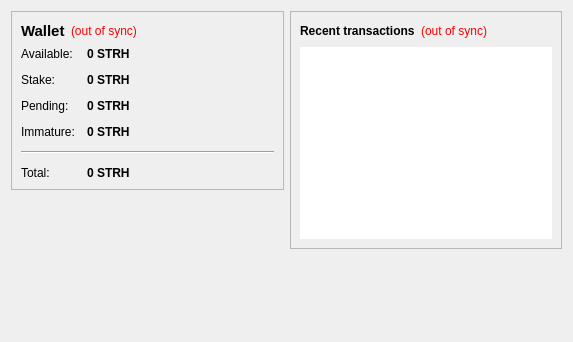
<?xml version="1.0" encoding="UTF-8"?>
<ui version="4.0">
 <class>OverviewPage</class>
 <widget class="QWidget" name="OverviewPage">
  <property name="geometry">
   <rect>
    <x>0</x>
    <y>0</y>
    <width>573</width>
    <height>342</height>
   </rect>
  </property>
  <property name="windowTitle">
   <string>Form</string>
  </property>
  <property name="styleSheet">
   <string notr="true">color: rgb(0, 0, 0);</string>
  </property>
  <layout class="QHBoxLayout" name="horizontalLayout" stretch="1,1">
   <item>
    <layout class="QVBoxLayout" name="verticalLayout_2">
     <item>
      <widget class="QFrame" name="frame">
       <property name="frameShape">
        <enum>QFrame::StyledPanel</enum>
       </property>
       <property name="frameShadow">
        <enum>QFrame::Raised</enum>
       </property>
       <layout class="QVBoxLayout" name="verticalLayout_4">
        <item>
         <layout class="QHBoxLayout" name="horizontalLayout_4">
          <item>
           <widget class="QLabel" name="label_5">
            <property name="font">
             <font>
              <pointsize>11</pointsize>
              <weight>75</weight>
              <bold>true</bold>
             </font>
            </property>
            <property name="text">
             <string>Wallet</string>
            </property>
           </widget>
          </item>
          <item>
           <widget class="QLabel" name="labelWalletStatus">
            <property name="toolTip">
             <string>The displayed information may be out of date. Your wallet automatically synchronizes with the stakerush network after a connection is established, but this process has not completed yet.</string>
            </property>
            <property name="styleSheet">
             <string notr="true">QLabel { color: red; }</string>
            </property>
            <property name="text">
             <string notr="true">(out of sync)</string>
            </property>
            <property name="alignment">
             <set>Qt::AlignLeading|Qt::AlignLeft|Qt::AlignVCenter</set>
            </property>
           </widget>
          </item>
          <item>
           <spacer name="horizontalSpacer_2">
            <property name="orientation">
             <enum>Qt::Horizontal</enum>
            </property>
            <property name="sizeHint" stdset="0">
             <size>
              <width>40</width>
              <height>20</height>
             </size>
            </property>
           </spacer>
          </item>
         </layout>
        </item>
        <item>
         <layout class="QFormLayout" name="formLayout_2">
          <property name="fieldGrowthPolicy">
           <enum>QFormLayout::AllNonFixedFieldsGrow</enum>
          </property>
          <property name="horizontalSpacing">
           <number>12</number>
          </property>
          <property name="verticalSpacing">
           <number>12</number>
          </property>
          <item row="0" column="0">
           <widget class="QLabel" name="label">
            <property name="text">
             <string>Available:</string>
            </property>
           </widget>
          </item>
          <item row="0" column="1">
           <widget class="QLabel" name="labelBalance">
            <property name="font">
             <font>
              <weight>75</weight>
              <bold>true</bold>
             </font>
            </property>
            <property name="cursor">
             <cursorShape>IBeamCursor</cursorShape>
            </property>
            <property name="toolTip">
             <string>Your current spendable balance</string>
            </property>
            <property name="text">
             <string notr="true">0 STRH</string>
            </property>
            <property name="textInteractionFlags">
             <set>Qt::LinksAccessibleByMouse|Qt::TextSelectableByKeyboard|Qt::TextSelectableByMouse</set>
            </property>
           </widget>
          </item>
          <item row="1" column="0">
           <widget class="QLabel" name="label_6">
            <property name="text">
             <string>Stake:</string>
            </property>
           </widget>
          </item>
          <item row="1" column="1">
           <widget class="QLabel" name="labelStake">
            <property name="font">
             <font>
              <weight>75</weight>
              <bold>true</bold>
             </font>
            </property>
            <property name="cursor">
             <cursorShape>IBeamCursor</cursorShape>
            </property>
            <property name="toolTip">
             <string>Total of coins that was staked, and do not yet count toward the current balance</string>
            </property>
            <property name="text">
             <string notr="true">0 STRH</string>
            </property>
            <property name="textInteractionFlags">
             <set>Qt::LinksAccessibleByMouse|Qt::TextSelectableByKeyboard|Qt::TextSelectableByMouse</set>
            </property>
           </widget>
          </item>
          <item row="2" column="0">
           <widget class="QLabel" name="label_3">
            <property name="text">
             <string>Pending:</string>
            </property>
           </widget>
          </item>
          <item row="2" column="1">
           <widget class="QLabel" name="labelUnconfirmed">
            <property name="font">
             <font>
              <weight>75</weight>
              <bold>true</bold>
             </font>
            </property>
            <property name="cursor">
             <cursorShape>IBeamCursor</cursorShape>
            </property>
            <property name="toolTip">
             <string>Total of transactions that have yet to be confirmed, and do not yet count toward the current balance</string>
            </property>
            <property name="text">
             <string notr="true">0 STRH</string>
            </property>
            <property name="textInteractionFlags">
             <set>Qt::LinksAccessibleByMouse|Qt::TextSelectableByKeyboard|Qt::TextSelectableByMouse</set>
            </property>
           </widget>
          </item>
          <item row="3" column="0">
           <widget class="QLabel" name="labelImmatureText">
            <property name="text">
             <string>Immature:</string>
            </property>
           </widget>
          </item>
          <item row="3" column="1">
           <widget class="QLabel" name="labelImmature">
            <property name="font">
             <font>
              <weight>75</weight>
              <bold>true</bold>
             </font>
            </property>
            <property name="toolTip">
             <string>Mined balance that has not yet matured</string>
            </property>
            <property name="text">
             <string notr="true">0 STRH</string>
            </property>
            <property name="textInteractionFlags">
             <set>Qt::LinksAccessibleByMouse|Qt::TextSelectableByKeyboard|Qt::TextSelectableByMouse</set>
            </property>
           </widget>
          </item>
          <item row="4" column="0" colspan="2">
           <widget class="Line" name="line">
            <property name="orientation">
             <enum>Qt::Horizontal</enum>
            </property>
           </widget>
          </item>
          <item row="5" column="0">
           <widget class="QLabel" name="labelTotalText">
            <property name="text">
             <string>Total:</string>
            </property>
           </widget>
          </item>
          <item row="5" column="1">
           <widget class="QLabel" name="labelTotal">
            <property name="font">
             <font>
              <weight>75</weight>
              <bold>true</bold>
             </font>
            </property>
            <property name="cursor">
             <cursorShape>IBeamCursor</cursorShape>
            </property>
            <property name="toolTip">
             <string>Your current total balance</string>
            </property>
            <property name="text">
             <string notr="true">0 STRH</string>
            </property>
            <property name="textInteractionFlags">
             <set>Qt::LinksAccessibleByMouse|Qt::TextSelectableByKeyboard|Qt::TextSelectableByMouse</set>
            </property>
           </widget>
          </item>
         </layout>
        </item>
       </layout>
      </widget>
     </item>
     <item>
      <spacer name="verticalSpacer">
       <property name="orientation">
        <enum>Qt::Vertical</enum>
       </property>
       <property name="sizeHint" stdset="0">
        <size>
         <width>20</width>
         <height>40</height>
        </size>
       </property>
      </spacer>
     </item>
    </layout>
   </item>
   <item>
    <layout class="QVBoxLayout" name="verticalLayout_3">
     <item>
      <widget class="QFrame" name="frame_2">
       <property name="frameShape">
        <enum>QFrame::StyledPanel</enum>
       </property>
       <property name="frameShadow">
        <enum>QFrame::Raised</enum>
       </property>
       <layout class="QVBoxLayout" name="verticalLayout">
        <item>
         <layout class="QHBoxLayout" name="horizontalLayout_2">
          <item>
           <widget class="QLabel" name="label_4">
            <property name="text">
             <string>&lt;b&gt;Recent transactions&lt;/b&gt;</string>
            </property>
           </widget>
          </item>
          <item>
           <widget class="QLabel" name="labelTransactionsStatus">
            <property name="toolTip">
             <string>The displayed information may be out of date. Your wallet automatically synchronizes with the stakerush network after a connection is established, but this process has not completed yet.</string>
            </property>
            <property name="styleSheet">
             <string notr="true">QLabel { color: red; }</string>
            </property>
            <property name="text">
             <string notr="true">(out of sync)</string>
            </property>
            <property name="alignment">
             <set>Qt::AlignRight|Qt::AlignTrailing|Qt::AlignVCenter</set>
            </property>
           </widget>
          </item>
          <item>
           <spacer name="horizontalSpacer">
            <property name="orientation">
             <enum>Qt::Horizontal</enum>
            </property>
            <property name="sizeHint" stdset="0">
             <size>
              <width>40</width>
              <height>20</height>
             </size>
            </property>
           </spacer>
          </item>
         </layout>
        </item>
        <item>
         <widget class="QListView" name="listTransactions">
          <property name="styleSheet">
           <string notr="true">QListView { background: transparent; }
color: rgb(0, 0, 0);</string>
          </property>
          <property name="frameShape">
           <enum>QFrame::NoFrame</enum>
          </property>
          <property name="verticalScrollBarPolicy">
           <enum>Qt::ScrollBarAlwaysOff</enum>
          </property>
          <property name="horizontalScrollBarPolicy">
           <enum>Qt::ScrollBarAlwaysOff</enum>
          </property>
          <property name="selectionMode">
           <enum>QAbstractItemView::NoSelection</enum>
          </property>
         </widget>
        </item>
       </layout>
      </widget>
     </item>
     <item>
      <spacer name="verticalSpacer_2">
       <property name="orientation">
        <enum>Qt::Vertical</enum>
       </property>
       <property name="sizeHint" stdset="0">
        <size>
         <width>20</width>
         <height>40</height>
        </size>
       </property>
      </spacer>
     </item>
    </layout>
   </item>
  </layout>
 </widget>
 <resources/>
 <connections/>
</ui>
